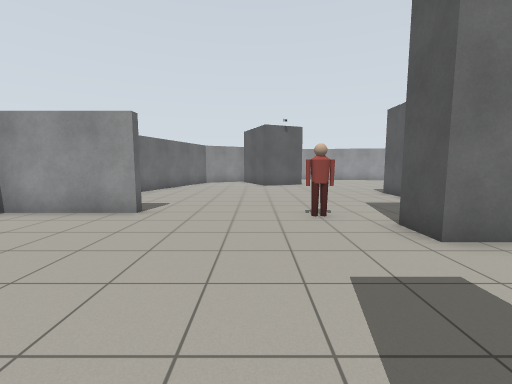
[1] (above)

19 first-person views from a walk through a Gazebo world. The camera is 1.2 m above the floor, tilts 6° down and sees 90° across. The floor is counted in squares, 1 m on a side. Each view is taken from the middle of a square. On the plan, view 1 faces up. The plan holds only what a view shows up to about 12 squares ahead; the rest is blank. Simple shapes stand in for some stock models.

[2]
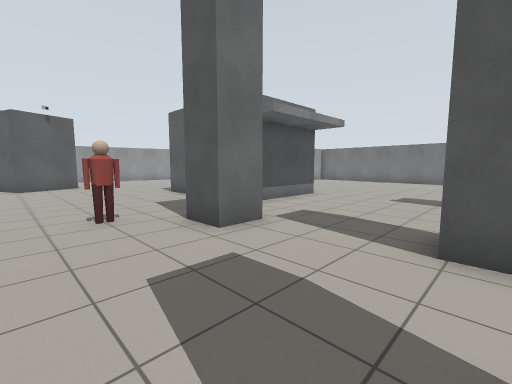

[3]
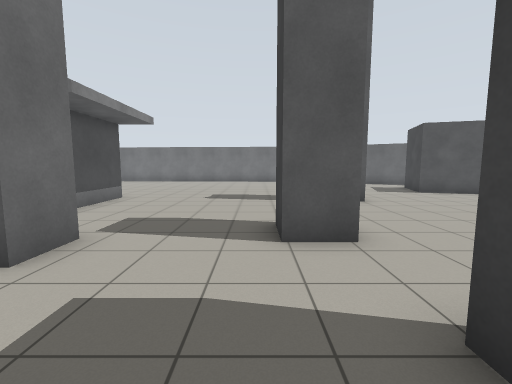

[4]
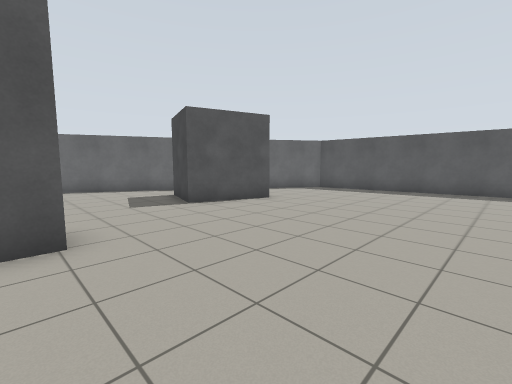

[5]
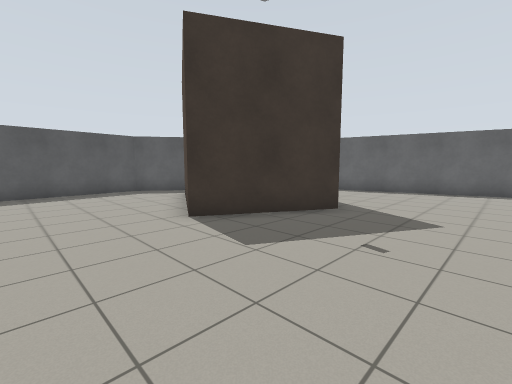

[6]
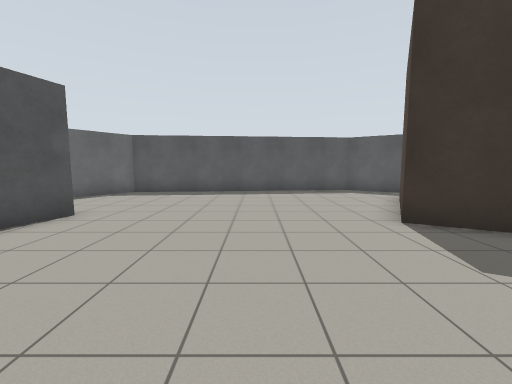

[7]
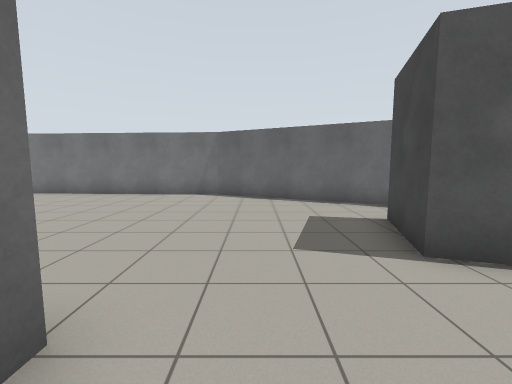

[8]
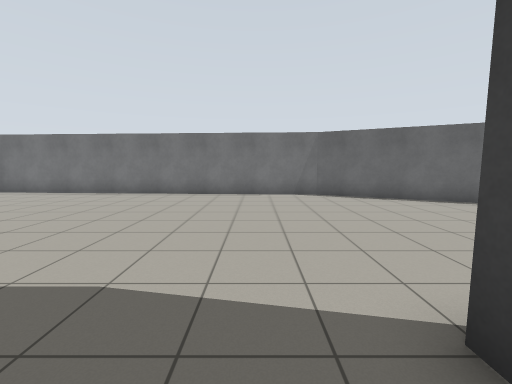

[9]
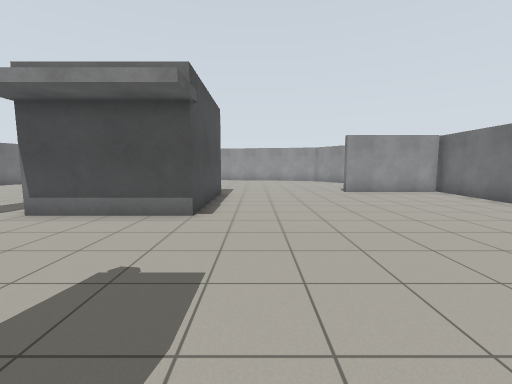

[10]
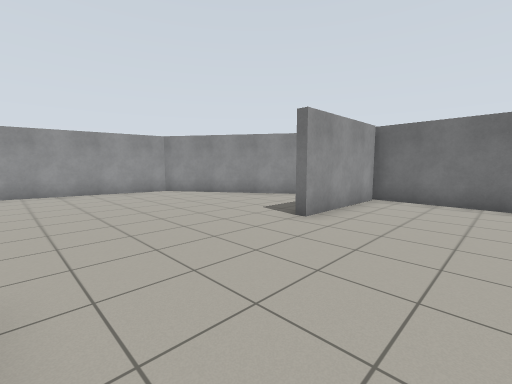

[11]
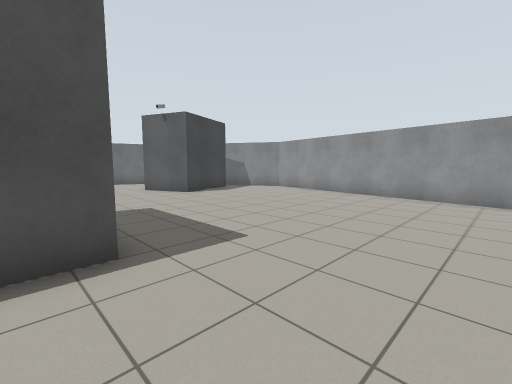

[12]
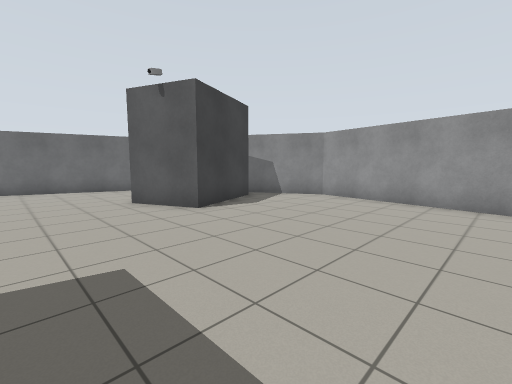

[13]
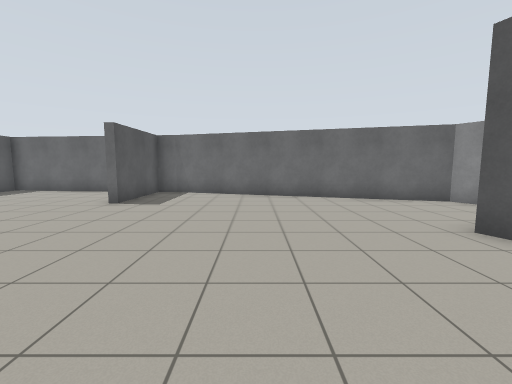

[14]
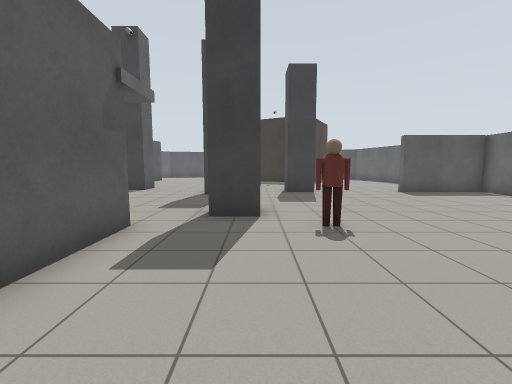

[15]
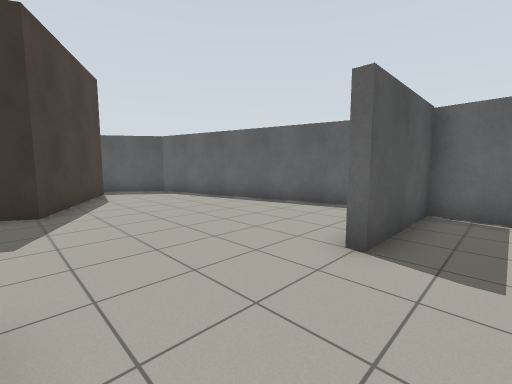

[16]
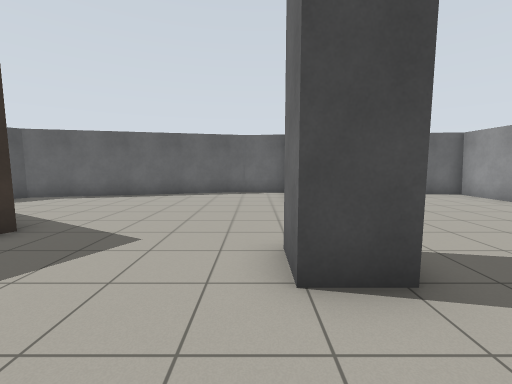

[17]
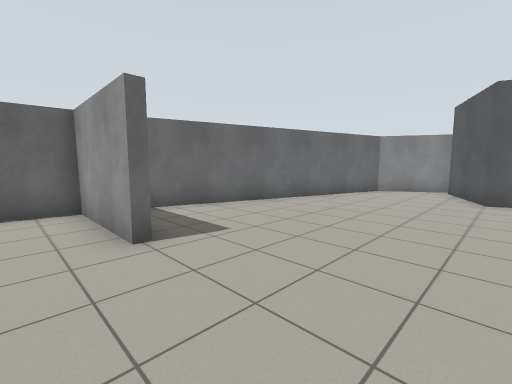

[18]
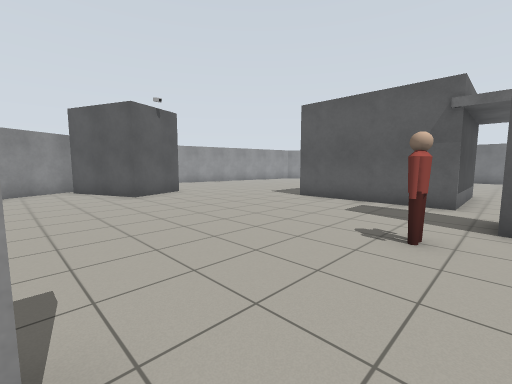

[19]
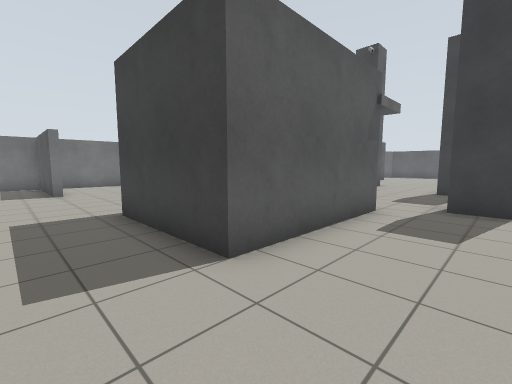

### Floor plan
Key: @ floor where view 1 was taken; # wall or solid block; . floor; B grey box; P person; I pillar; R brown box.
Columns run from 8 left of view 1 to 20 right of it. Each row starts with its distance up from view 1.
 22            ###
 21          ###.#######
 20          #.........######
 19       ## B..............##
 18     ###BB B..............#
 17     #...B B..............##
 16     #...B BB..............##
 15    ##....B.................#
 14    #.......................##
 13    #........................#
 12   ##...................######
 11   #...........BBBB.........#
 10   #...........B  B.........#
  9   #...........B  B.........#
  8   #...........B  B.........#
  7  #####........B  B.........#
  6  #.......PP...BBBB.........#
  5  #.........II..............#
  4  #.........II..............#
  3  #.........................#
  2  #.........................#
  1  #.........................#
  0  ####...@...II.............#
 -1 ##.......I.................#
 -2 #................I.........#
 -3 ##........................##
 -4  #........................#
 -5  #.......................##
 -6  #..................B....#
 -7  ##....RRR.........BBB..##
 -8   #....R RRR.......B   .#
 -9   #...R   R........B
-10   #...R   R.........
-11   ##.R   R...........
-12    ###   R...........#
-13         .............#
-14         #...........##
-15         ##.##########
-16          ###

Positions as (right, up) in squares from view 1, and headings:
1: (0, 0), facing up
2: (0, 0), facing up-right
3: (0, 1), facing right
4: (4, -2), facing down-right
5: (6, -3), facing down-left
6: (6, -3), facing down
7: (8, -4), facing right
8: (8, 0), facing right
9: (11, 0), facing up
10: (10, 8), facing up-right
11: (13, 10), facing up-left
12: (9, 12), facing up-left
13: (5, 11), facing left
14: (3, 11), facing down
15: (0, 1), facing down-left
16: (4, -2), facing left
17: (1, 5), facing up-left
18: (-3, 5), facing up-right
19: (3, 13), facing down-right
